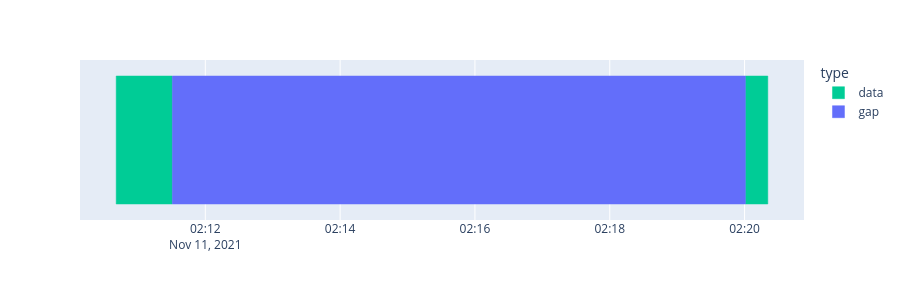

Source (notebook cell):
### Markdown cell above
Only the real gap is left. The axis increases everywhere now, so slicing is
back to full speed — and the gap is still there, because it is data that
genuinely does not exist:

### Code cell
xd.plot_availability(ntp, dim="time", height=300)

### Figure 1 — Plotly figure (JSON) as saved in the notebook; plotly's stock layout.template omitted (floating-point values rounded to 4 significant figures)
{"data": [{"base": ["2021-11-11T02:10:40.693000192", "2021-11-11T02:20:00.688000000"], "hovertemplate": "type=data<br>start_value=%{base}<br>end_value=%{x}<br>name=%{y}<extra></extra>", "legendgroup": "data", "marker": {"color": "#00CC96", "line": {"color": "#00CC96"}, "pattern": {"shape": ""}}, "name": "data", "orientation": "h", "showlegend": true, "textposition": "auto", "type": "bar", "x": [49981, 19992], "xaxis": "x", "y": ["", ""], "yaxis": "y"}, {"base": ["2021-11-11T02:11:30.675000064"], "hovertemplate": "type=gap<br>start_value=%{base}<br>end_value=%{x}<br>name=%{y}<extra></extra>", "legendgroup": "gap", "marker": {"color": "#636EFA", "line": {"color": "#636EFA"}, "pattern": {"shape": ""}}, "name": "gap", "orientation": "h", "showlegend": true, "textposition": "auto", "type": "bar", "x": [510012], "xaxis": "x", "y": [""], "yaxis": "y"}], "layout": {"barmode": "overlay", "height": 300, "legend": {"title": {"text": "type"}, "tracegroupgap": 0}, "margin": {"t": 60}, "xaxis": {"anchor": "y", "domain": [0, 1], "type": "date"}, "yaxis": {"anchor": "x", "domain": [0, 1], "title": {"text": ""}}}}
